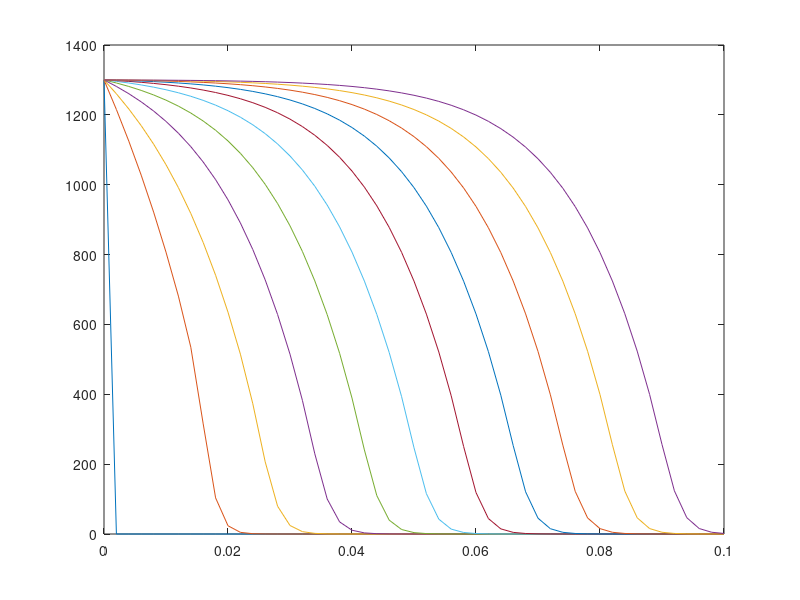

Write MATLAB code to recreate this figure. (Note: this script raises an error after producing the figure.)
%Simulation of an AC filter, 1D problem. FD solution with upwind for
%convective term and forward Euler in time. It solves both global and local
%problem.


%Material parameters
epse = 0.37; epsp = 0.8; 
rhoS = 2.22e6; 
K = 3.e-3; qm = 0.4;
Dp=1.e-10;
Kf = 0.6e-2; %0.6 cm/s
B=Kf/(Dp*rhoS*(1-epsp));
R=0.002;

c_ext = 1300;
velocity = 5.e-4;%cm/s
nu=1.e-9;
canisterSize=0.1;%10 cm

L=@(q) q./(K*(qm-q));
dL=@(q) qm./(K*(qm-q).^2);
sigmaConstant = ((1-epse)/epse)*3*Dp*B/R;
alpha = Dp*B/R; beta=35*Dp/(R^2);

N=50; %number of segments
dx = canisterSize/N;
c=zeros(N+2,1); c(1)=c_ext; %including a fictitius node for the right boundary (homogeneous Neumann)

%Tfinal=100; dt=2; fprintf('\nCourant number=%0.2f\n',velocity*dt/dx); %Final time and step for convection-diffusion
Tfinal=30000; dt=0.1; %Final time and time step for AC filter

nOfTimeSteps=round(Tfinal/dt);
C=zeros(N+1,nOfTimeSteps+1); Qb=C; QR=C;
C(:,1)=c(1:end-1);

for n=1:nOfTimeSteps
    i=2:N+1;
    sigma = sigmaConstant*((1-epsp)*rhoS+epsp*dL(Qb(i,n)));
    c(i)=c(i)+dt*(velocity*(c(i-1)-c(i))/dx+nu*(c(i-1)-2*c(i)+c(i+1))/(dx^2))+dt*sigma.*(L(QR(i,n))-c(i));
    c(1)=c_ext; c(end)=c(end-2);
    C(:,n+1)=c(1:end-1);
    cmL=C(:,n)-L(QR(:,n));
    Qb(:,n+1)=Qb(:,n)+dt*3*alpha*cmL;
    QR(:,n+1)=QR(:,n)+dt*(beta*(Qb(:,n)-QR(:,n))+10*alpha*cmL);
end
x=0:dx:canisterSize;
tplots=1:round(nOfTimeSteps/10):nOfTimeSteps+1;
figure(1), plot(x,C(:,tplots)); title("Dp = " + Dp + " dx = " + dx + " dt = " + dt), xlabel('x'), ylabel('c')
figure(2), plot(x,Qb(:,tplots)); title('qb')
figure(3), plot(x,QR(:,tplots)); title('qR')

Cl=C; Qbl=Qb; QRl=QR;

